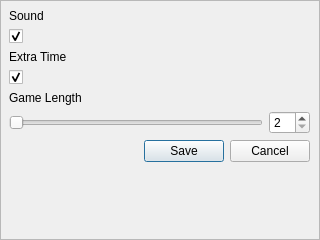
<?xml version="1.0" encoding="UTF-8"?>
<ui version="4.0">
 <class>settingsFrame</class>
 <widget class="QFrame" name="settingsFrame">
  <property name="geometry">
   <rect>
    <x>0</x>
    <y>0</y>
    <width>320</width>
    <height>240</height>
   </rect>
  </property>
  <property name="windowTitle">
   <string/>
  </property>
  <property name="styleSheet">
   <string notr="true"/>
  </property>
  <property name="frameShape">
   <enum>QFrame::StyledPanel</enum>
  </property>
  <property name="frameShadow">
   <enum>QFrame::Raised</enum>
  </property>
  <widget class="QWidget" name="verticalLayoutWidget_2">
   <property name="geometry">
    <rect>
     <x>9</x>
     <y>9</y>
     <width>301</width>
     <height>311</height>
    </rect>
   </property>
   <layout class="QVBoxLayout" name="verticalLayout_3">
    <item>
     <layout class="QVBoxLayout" name="verticalLayout_2">
      <item>
       <widget class="QLabel" name="label_2">
        <property name="text">
         <string>Sound</string>
        </property>
       </widget>
      </item>
      <item>
       <widget class="QCheckBox" name="checkBoxSound">
        <property name="enabled">
         <bool>true</bool>
        </property>
        <property name="font">
         <font>
          <family>MS Shell Dlg 2</family>
          <pointsize>8</pointsize>
          <weight>50</weight>
          <bold>false</bold>
         </font>
        </property>
        <property name="contextMenuPolicy">
         <enum>Qt::NoContextMenu</enum>
        </property>
        <property name="styleSheet">
         <string notr="true"/>
        </property>
        <property name="text">
         <string/>
        </property>
        <property name="checked">
         <bool>true</bool>
        </property>
       </widget>
      </item>
     </layout>
    </item>
    <item>
     <layout class="QVBoxLayout" name="verticalLayout_4">
      <item>
       <widget class="QLabel" name="label_3">
        <property name="text">
         <string>Extra Time</string>
        </property>
       </widget>
      </item>
      <item>
       <widget class="QCheckBox" name="checkBoxExtraTime">
        <property name="font">
         <font>
          <family>MS Shell Dlg 2</family>
          <pointsize>8</pointsize>
          <weight>50</weight>
          <bold>false</bold>
         </font>
        </property>
        <property name="contextMenuPolicy">
         <enum>Qt::NoContextMenu</enum>
        </property>
        <property name="styleSheet">
         <string notr="true"/>
        </property>
        <property name="text">
         <string/>
        </property>
        <property name="checked">
         <bool>true</bool>
        </property>
       </widget>
      </item>
     </layout>
    </item>
    <item>
     <widget class="QLabel" name="label">
      <property name="text">
       <string>Game Length</string>
      </property>
     </widget>
    </item>
    <item>
     <layout class="QHBoxLayout" name="horizontalLayout">
      <item>
       <widget class="QSlider" name="horizontalSlider">
        <property name="minimum">
         <number>2</number>
        </property>
        <property name="maximum">
         <number>10</number>
        </property>
        <property name="singleStep">
         <number>1</number>
        </property>
        <property name="value">
         <number>2</number>
        </property>
        <property name="orientation">
         <enum>Qt::Horizontal</enum>
        </property>
       </widget>
      </item>
      <item>
       <widget class="QSpinBox" name="spinBox">
        <property name="minimum">
         <number>2</number>
        </property>
        <property name="maximum">
         <number>10</number>
        </property>
        <property name="singleStep">
         <number>1</number>
        </property>
        <property name="value">
         <number>2</number>
        </property>
       </widget>
      </item>
     </layout>
    </item>
    <item>
     <widget class="QDialogButtonBox" name="buttonBox">
      <property name="orientation">
       <enum>Qt::Horizontal</enum>
      </property>
      <property name="standardButtons">
       <set>QDialogButtonBox::Cancel|QDialogButtonBox::Save</set>
      </property>
     </widget>
    </item>
    <item>
     <spacer name="verticalSpacer">
      <property name="orientation">
       <enum>Qt::Vertical</enum>
      </property>
      <property name="sizeHint" stdset="0">
       <size>
        <width>20</width>
        <height>40</height>
       </size>
      </property>
     </spacer>
    </item>
   </layout>
  </widget>
 </widget>
 <tabstops>
  <tabstop>checkBoxSound</tabstop>
  <tabstop>horizontalSlider</tabstop>
  <tabstop>buttonBox</tabstop>
  <tabstop>spinBox</tabstop>
 </tabstops>
 <resources/>
 <connections>
  <connection>
   <sender>horizontalSlider</sender>
   <signal>sliderMoved(int)</signal>
   <receiver>spinBox</receiver>
   <slot>setValue(int)</slot>
   <hints>
    <hint type="sourcelabel">
     <x>50</x>
     <y>176</y>
    </hint>
    <hint type="destinationlabel">
     <x>139</x>
     <y>176</y>
    </hint>
   </hints>
  </connection>
  <connection>
   <sender>spinBox</sender>
   <signal>valueChanged(int)</signal>
   <receiver>horizontalSlider</receiver>
   <slot>setValue(int)</slot>
   <hints>
    <hint type="sourcelabel">
     <x>139</x>
     <y>176</y>
    </hint>
    <hint type="destinationlabel">
     <x>50</x>
     <y>176</y>
    </hint>
   </hints>
  </connection>
  <connection>
   <sender>horizontalSlider</sender>
   <signal>valueChanged(int)</signal>
   <receiver>spinBox</receiver>
   <slot>setValue(int)</slot>
   <hints>
    <hint type="sourcelabel">
     <x>135</x>
     <y>80</y>
    </hint>
    <hint type="destinationlabel">
     <x>286</x>
     <y>79</y>
    </hint>
   </hints>
  </connection>
 </connections>
</ui>
